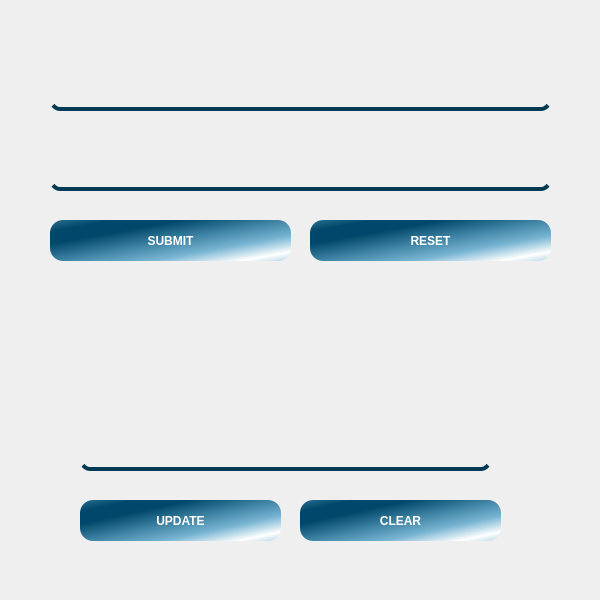
<?xml version="1.0" encoding="UTF-8"?>
<ui version="4.0">
 <class>reset</class>
 <widget class="QDialog" name="reset">
  <property name="geometry">
   <rect>
    <x>0</x>
    <y>0</y>
    <width>600</width>
    <height>600</height>
   </rect>
  </property>
  <property name="windowTitle">
   <string>FORGOT PASSWORD</string>
  </property>
  <property name="windowIcon">
   <iconset resource="imagesrc.qrc">
    <normaloff>:/image/batman.png</normaloff>:/image/batman.png</iconset>
  </property>
  <property name="styleSheet">
   <string notr="true">#reset{
border-image: url(:/image/change.PNG);
}</string>
  </property>
  <widget class="QLineEdit" name="lineEdit">
   <property name="geometry">
    <rect>
     <x>50</x>
     <y>60</y>
     <width>501</width>
     <height>51</height>
    </rect>
   </property>
   <property name="styleSheet">
    <string notr="true">QLineEdit{
border-radius : 10px;
border : 4px solid transparent;;
background: transparent;
	font: 12pt &quot;MS Shell Dlg 2&quot;;
 font:bold;
	border-bottom-color: rgb(0, 57, 84);
}</string>
   </property>
  </widget>
  <widget class="QLineEdit" name="lineEdit_2">
   <property name="geometry">
    <rect>
     <x>50</x>
     <y>140</y>
     <width>501</width>
     <height>51</height>
    </rect>
   </property>
   <property name="styleSheet">
    <string notr="true">QLineEdit{
border-radius : 10px;
border : 4px solid transparent;;
background: transparent;
	font: 12pt &quot;MS Shell Dlg 2&quot;;
 font:bold;
	border-bottom-color: rgb(0, 57, 84);
}</string>
   </property>
   <property name="text">
    <string/>
   </property>
  </widget>
  <widget class="QPushButton" name="pushButton">
   <property name="geometry">
    <rect>
     <x>50</x>
     <y>220</y>
     <width>241</width>
     <height>41</height>
    </rect>
   </property>
   <property name="cursor">
    <cursorShape>PointingHandCursor</cursorShape>
   </property>
   <property name="styleSheet">
    <string notr="true">QPushButton{
border:none;
	border-bottom-color: rgb(255, 255, 255);
color:white;
	
	font: 14pt &quot;Arial&quot;;
font:bold;
border-radius : 13px;
	background-color: qlineargradient(spread:reflect, x1:0.213, y1:0.210409, x2:0.910112, y2:0.869, stop:0.106742 rgba(0, 72, 107, 255), stop:0.41573 rgba(61, 129, 162, 255), stop:0.719101 rgba(119, 180, 210, 255), stop:1 rgba(255, 255, 255, 255));
}
QPushButton:hover{
background-color: qlineargradient(spread:reflect, x1:0.213, y1:0.210409, x2:0.910112, y2:0.869, stop:0.106742 rgba(0, 72, 130, 220), stop:0.41573 rgba(61, 110, 180, 255), stop:0.719101 rgba(119, 200, 210, 255), stop:1 rgba(255, 215, 235, 225));
color:white;
border:none;
font:bold;
}</string>
   </property>
   <property name="text">
    <string>SUBMIT</string>
   </property>
  </widget>
  <widget class="QPushButton" name="pushButton_2">
   <property name="geometry">
    <rect>
     <x>310</x>
     <y>220</y>
     <width>241</width>
     <height>41</height>
    </rect>
   </property>
   <property name="cursor">
    <cursorShape>PointingHandCursor</cursorShape>
   </property>
   <property name="styleSheet">
    <string notr="true">QPushButton{
border:none;
	border-bottom-color: rgb(255, 255, 255);
color:white;
	
	font: 14pt &quot;Arial&quot;;
font:bold;
border-radius : 13px;
	background-color: qlineargradient(spread:reflect, x1:0.213, y1:0.210409, x2:0.910112, y2:0.869, stop:0.106742 rgba(0, 72, 107, 255), stop:0.41573 rgba(61, 129, 162, 255), stop:0.719101 rgba(119, 180, 210, 255), stop:1 rgba(255, 255, 255, 255));
}
QPushButton:hover{
background-color: qlineargradient(spread:reflect, x1:0.213, y1:0.210409, x2:0.910112, y2:0.869, stop:0.106742 rgba(0, 72, 130, 220), stop:0.41573 rgba(61, 110, 180, 255), stop:0.719101 rgba(119, 200, 210, 255), stop:1 rgba(255, 215, 235, 225));
color:white;
border:none;
font:bold;
}</string>
   </property>
   <property name="text">
    <string>RESET</string>
   </property>
  </widget>
  <widget class="QLabel" name="label_3">
   <property name="geometry">
    <rect>
     <x>10</x>
     <y>270</y>
     <width>581</width>
     <height>71</height>
    </rect>
   </property>
   <property name="styleSheet">
    <string notr="true">QLabel{
	font: 75 12pt &quot;MS Shell Dlg 2&quot;;
font:bold;
   color:white;
}</string>
   </property>
   <property name="text">
    <string/>
   </property>
  </widget>
  <widget class="QLineEdit" name="lineEdit_3">
   <property name="geometry">
    <rect>
     <x>80</x>
     <y>430</y>
     <width>411</width>
     <height>41</height>
    </rect>
   </property>
   <property name="styleSheet">
    <string notr="true">QLineEdit{
border-radius : 10px;
border : 4px solid transparent;;
background: transparent;
	font: 12pt &quot;MS Shell Dlg 2&quot;;
 font:bold;
	border-bottom-color: rgb(0, 57, 84);
}</string>
   </property>
   <property name="text">
    <string/>
   </property>
  </widget>
  <widget class="QPushButton" name="pushButton_3">
   <property name="geometry">
    <rect>
     <x>80</x>
     <y>500</y>
     <width>201</width>
     <height>41</height>
    </rect>
   </property>
   <property name="cursor">
    <cursorShape>PointingHandCursor</cursorShape>
   </property>
   <property name="styleSheet">
    <string notr="true">QPushButton{
border:none;
	border-bottom-color: rgb(255, 255, 255);
color:white;
	
	font: 14pt &quot;Arial&quot;;
font:bold;
border-radius : 13px;
	background-color: qlineargradient(spread:reflect, x1:0.213, y1:0.210409, x2:0.910112, y2:0.869, stop:0.106742 rgba(0, 72, 107, 255), stop:0.41573 rgba(61, 129, 162, 255), stop:0.719101 rgba(119, 180, 210, 255), stop:1 rgba(255, 255, 255, 255));
}
QPushButton:hover{
background-color: qlineargradient(spread:reflect, x1:0.213, y1:0.210409, x2:0.910112, y2:0.869, stop:0.106742 rgba(0, 72, 130, 220), stop:0.41573 rgba(61, 110, 180, 255), stop:0.719101 rgba(119, 200, 210, 255), stop:1 rgba(255, 215, 235, 225));
color:white;
border:none;
font:bold;
}</string>
   </property>
   <property name="text">
    <string>UPDATE</string>
   </property>
  </widget>
  <widget class="QPushButton" name="pushButton_4">
   <property name="geometry">
    <rect>
     <x>300</x>
     <y>500</y>
     <width>201</width>
     <height>41</height>
    </rect>
   </property>
   <property name="cursor">
    <cursorShape>PointingHandCursor</cursorShape>
   </property>
   <property name="styleSheet">
    <string notr="true">QPushButton{
border:none;
	border-bottom-color: rgb(255, 255, 255);
color:white;
	
	font: 14pt &quot;Arial&quot;;
font:bold;
border-radius : 13px;
	background-color: qlineargradient(spread:reflect, x1:0.213, y1:0.210409, x2:0.910112, y2:0.869, stop:0.106742 rgba(0, 72, 107, 255), stop:0.41573 rgba(61, 129, 162, 255), stop:0.719101 rgba(119, 180, 210, 255), stop:1 rgba(255, 255, 255, 255));
}
QPushButton:hover{
background-color: qlineargradient(spread:reflect, x1:0.213, y1:0.210409, x2:0.910112, y2:0.869, stop:0.106742 rgba(0, 72, 130, 220), stop:0.41573 rgba(61, 110, 180, 255), stop:0.719101 rgba(119, 200, 210, 255), stop:1 rgba(255, 215, 235, 225));
color:white;
border:none;
font:bold;
}</string>
   </property>
   <property name="text">
    <string>CLEAR</string>
   </property>
  </widget>
  <widget class="QLabel" name="label_4">
   <property name="geometry">
    <rect>
     <x>10</x>
     <y>560</y>
     <width>581</width>
     <height>41</height>
    </rect>
   </property>
   <property name="styleSheet">
    <string notr="true">QLabel{
	font: 75 12pt &quot;MS Shell Dlg 2&quot;;
font:bold;
   color:white;
}</string>
   </property>
   <property name="text">
    <string/>
   </property>
  </widget>
 </widget>
 <resources>
  <include location="imagesrc.qrc"/>
 </resources>
 <connections/>
</ui>
